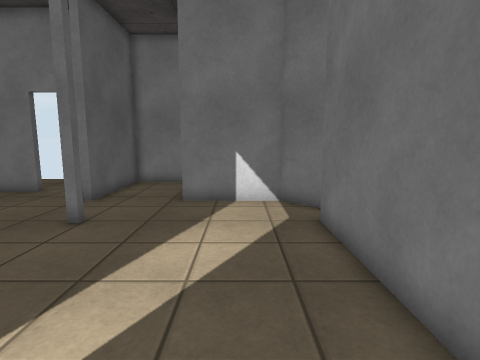
[1] (above)

16 first-person views from a walk through a Unity game level. The camera is 1.3 m above the floor, tilts 8° down and sees 80° across. The floor is counted in squares, 0.5 m on a side. Each view is taken from the middle of a square. On the plan, view 1 faces up. The plan holds only what a view shows up to about 19 squares ahead; the rest is blank. The place goes on beyond the plan. The player is left out. Surface patterns are stand-ins for the level's own textures.

[2]
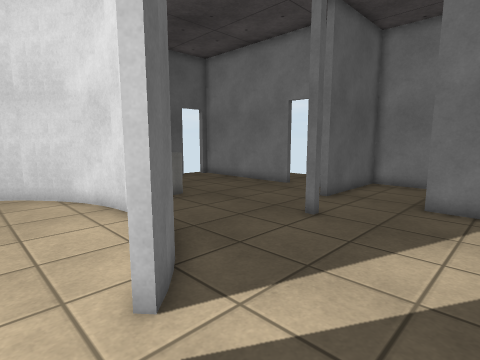

[3]
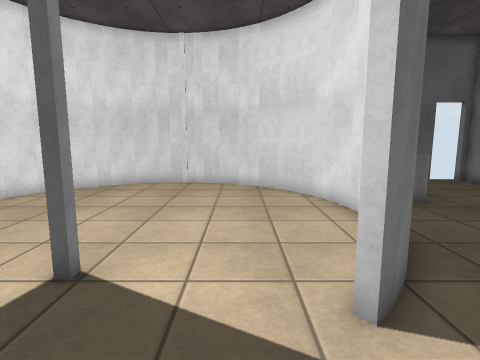

[4]
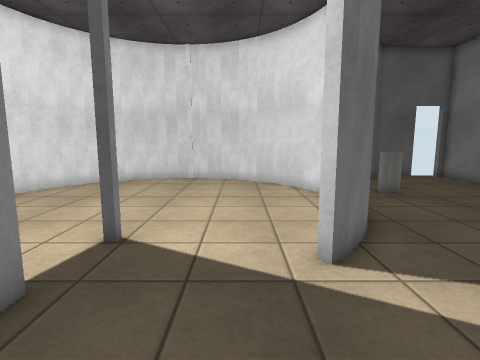

[5]
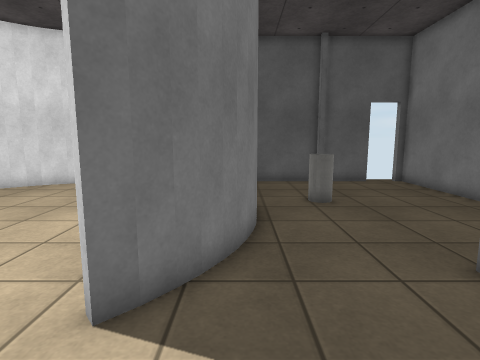

[6]
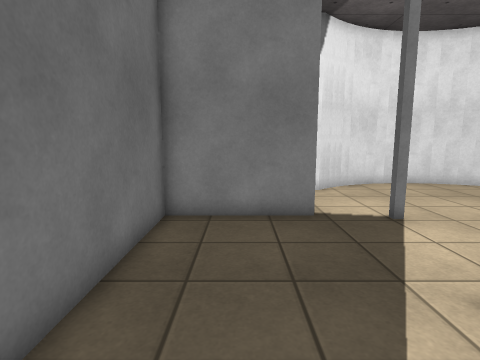

[7]
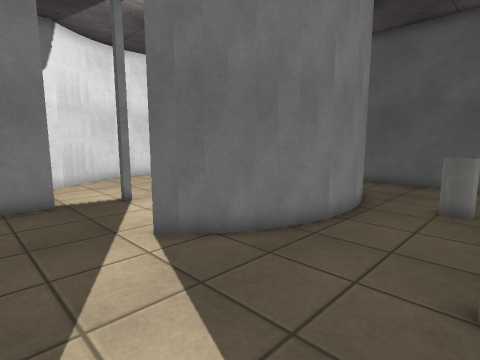

[8]
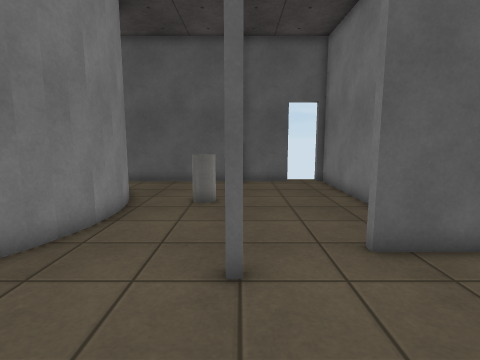

[9]
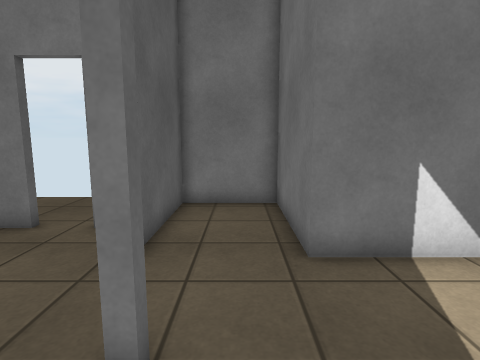

[10]
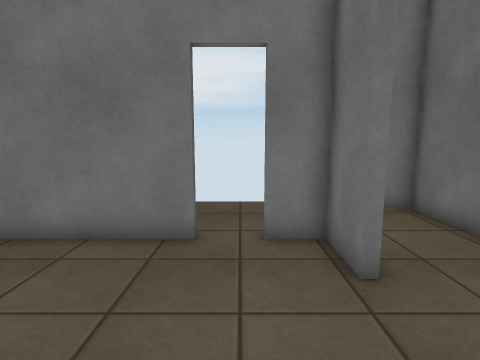

[11]
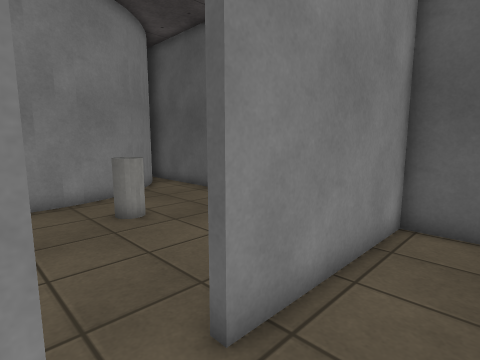

[12]
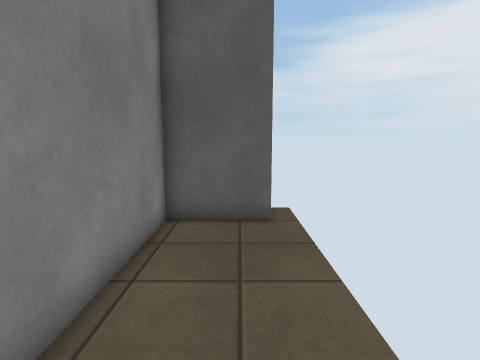

[13]
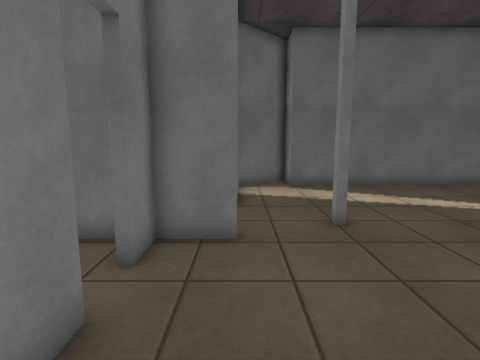

[14]
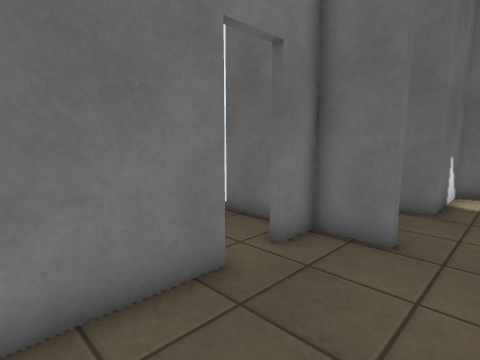

[15]
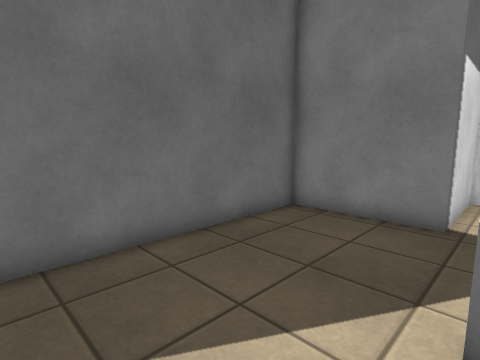

[16]
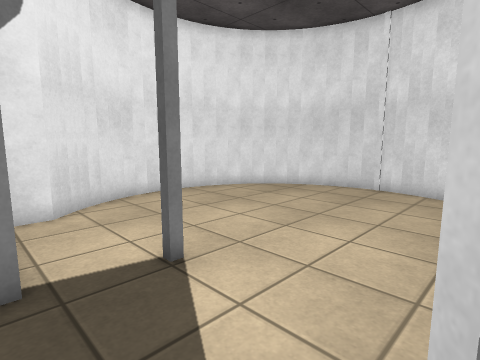

### Floor plan
Points are (right, up) in squares from view 1. A wall is a line through its corners. A room is listed if a view was taken in it or the views show most of it. See-through windows are left out.
Room 1 (views 1, 2, 3, 4, 5, 6, 7, 8, 9, 10, 13, 14, 15, 16)
walls: (-8.1, 4.5) (-6.5, 3.9); (-8.7, 4.5) (-7.9, 4.4); (-6.6, 4) (-5.2, 3.3); (-10.1, 4.3) (-10.8, 4.2); (-5.3, 3.3) (-4.2, 2.4); (-10.2, 4.6) (-8.6, 4.6); (-10.7, 4.2) (-11.6, 4); (-11.5, 4.1) (-12.9, 3.6); (-4.3, 2.5) (-3.7, 1.9) (-4, 1.6); (-11.7, 4.4) (-10.1, 4.6); (-12.8, 3.7) (-14.2, 2.8); (-13.2, 3.9) (-11.6, 4.4); (-14.1, 2.9) (-15.1, 2); (-5.5, 9) (-5.1, 9) (-5.1, 8.7) (-5.5, 8.7); (-15.1, 2.1) (-16, 1.1); (-15.4, 2.2) (-14.3, 3.2) (-13, 3.9); (-15.9, 1.1) (-16.6, 0); (-16.3, 1.2) (-15.4, 2.3); (-16.7, 0) (-17.3, -1.8); (-17, 0.1) (-16.2, 1.3); (-17.2, -1.7) (-17.4, -2.8); (-17.4, -2.6) (-17.4, -3.3); (-17.3, 9.2) (-17.3, 8.7); (-17.4, -3.1) (-17.4, -4.2); (-17.4, -4.1) (-17.2, -5.6); (-10.2, 14.6) (-10.2, 14.2) (-17.9, 14.2); (-17.2, -5.5) (-16.6, -6.8); (-4.9, -9.5) (-4.1, -8.7) (-2.5, -8.7) (-2.5, -3.7) (2.6, -3.7) (2.6, 9) (4.5, 9); (-5.3, -9.7) (-4.8, -9.4); (-16.7, -6.7) (-16.3, -7.4); (-16.4, -7.3) (-15.5, -8.5) (-14.5, -9.6); (-17.9, 12) (-17.9, -0.4); (-6.8, -10.6) (-5.2, -9.7); (4.5, 9.3) (1.7, 12.1) (-2.5, 12.1) (-2.5, 17.6) (-6.4, 17.6) (-6.4, 12.1) (-6.7, 12.1) (-6.7, 14.2) (-8.3, 14.2) (-8.3, 14.6); (-8, -11) (-6.8, -10.5); (-14.5, -9.5) (-13.9, -9.9); (-14, -9.9) (-13.2, -10.3); (-9.4, -11.2) (-7.9, -10.9); (-13.3, -10.3) (-12, -10.9); (-10.7, -11.1) (-9.3, -11.2); (-12.1, -10.8) (-10.5, -11.1); (-17.9, 13.8) (-18.4, 13.8)
ways out: opening at (-9.5, 14.5) to room 2
objects: other object (-13, 7) to (-12, 8)
Room 2 (views 11, 12)
walls: (-17.1, 18.1) (-17.1, 14.6) (-10.2, 14.6); (-6.7, 15.3) (-6.7, 18)
ways out: opening at (-9.5, 14.5) to room 1

Positions as (right, up) in squares from view 1, and headings:
1: (0, 0), facing up
2: (0, 0), facing up-left
3: (0, 0), facing left
4: (2, 0), facing left
5: (0, 4), facing left
6: (0, 6), facing down
7: (0, 9), facing down-left
8: (0, 9), facing left
9: (-4, 6), facing up
10: (-9, 7), facing up
11: (-8, 17), facing down-left
12: (-8, 17), facing left
13: (-14, 12), facing right
14: (-14, 10), facing up-right
15: (-4, 6), facing down-right
16: (-2, 2), facing down-left
